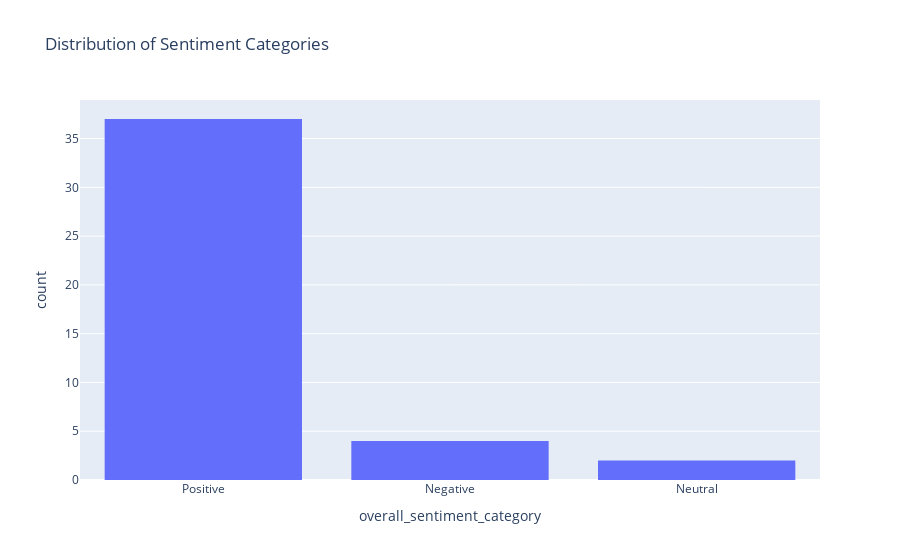

The code cell stored with this chart in its notebook:
### Markdown cell above
## Visualization

### Code cell
# Visualization: Distribution of Sentiment Categories
fig = px.histogram(reviews_df, x='overall_sentiment_category', title='Distribution of Sentiment Categories')
fig.update_layout(bargap=0.2)
fig.show()

### Figure 1 — Plotly figure (JSON) as saved in the notebook; plotly's stock layout.template omitted (floating-point values rounded to 4 significant figures)
{"data": [{"alignmentgroup": "True", "bingroup": "x", "hovertemplate": "overall_sentiment_category=%{x}<br>count=%{y}<extra></extra>", "legendgroup": "", "marker": {"color": "#636efa", "pattern": {"shape": ""}}, "name": "", "offsetgroup": "", "orientation": "v", "showlegend": false, "type": "histogram", "x": ["Positive", "Positive", "Positive", "Negative", "Positive", "Negative", "Positive", "Positive", "Positive", "Positive", "Positive", "Positive", "Positive", "Positive", "Positive", "Positive", "Positive", "Positive", "Negative", "Positive", "Positive", "Positive", "Positive", "Neutral", "Positive", "Positive", "Positive", "Negative", "Positive", "Neutral", "Positive", "Positive", "Positive", "Positive", "Positive", "Positive", "Positive", "Positive", "Positive", "Positive", "Positive", "Positive", "Positive"], "xaxis": "x", "yaxis": "y"}], "layout": {"bargap": 0.2, "barmode": "relative", "legend": {"tracegroupgap": 0}, "title": {"text": "Distribution of Sentiment Categories"}, "xaxis": {"anchor": "y", "domain": [0, 1], "title": {"text": "overall_sentiment_category"}}, "yaxis": {"anchor": "x", "domain": [0, 1], "title": {"text": "count"}}}}
